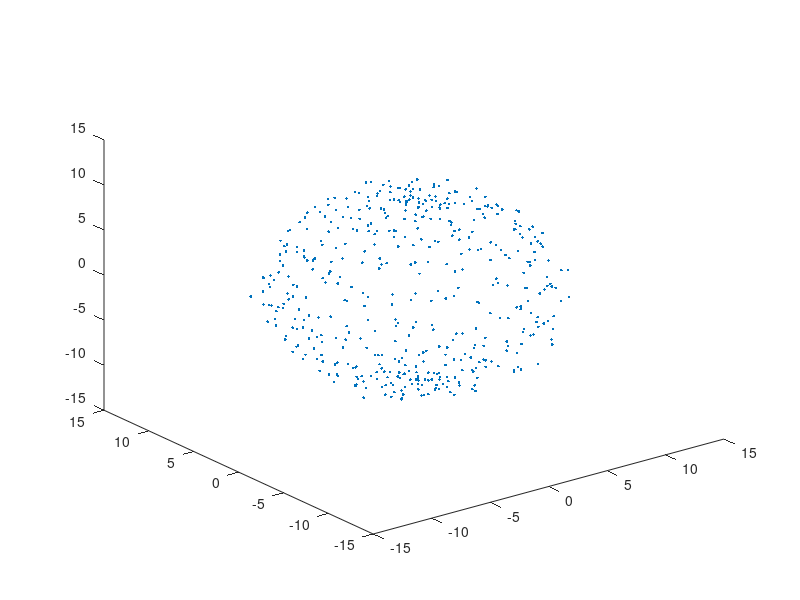

This figure's MATLAB source: (Note: this script raises an error after producing the figure.)
clear
clc

% Define variables
a = 10; b = 10; c = 10;
vol_calc = 4/3 * pi * a * b * c;

% Calculate 2d slices of ellipsoid
t = linspace(0,2*pi,22);
p = linspace(0,pi,22);
[T,P] = meshgrid(t,p);
xe = a*cos(T).*cos(P) + 2 * rand( 22, 22 ,'double') - 1;
ye = b*cos(T).*sin(P) + 2* rand( 22, 22 ,'double') - 1;
ze = c*sin(T) + 2 * rand( 22, 22 ,'double') - 1;

P = [xe(:),ye(:),ze(:)];
tolerance = 1;
plot3 (P(:,1),P(:,2),P(:,3),'.')
hold on;

[A , c] = MinVolEllipse(P', tolerance);
x_dist = sqrt(1/A(3,3));
y_dist = sqrt(1/A(2,2));
z_dist = sqrt(1/A(1,1));

[X,Y,Z] = ellipsoid(c(1),c(2),c(3),x_dist,y_dist,z_dist);
plot3(X,Y,Z,'r');
hold off;

vol0 = (4/3)*pi;
vol = vol0/sqrt(det(A));
